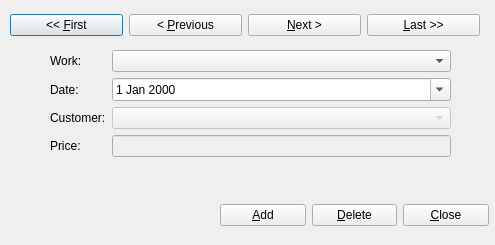
<?xml version="1.0" encoding="UTF-8"?>
<ui version="4.0">
 <class>PaymentDialog</class>
 <widget class="QDialog" name="PaymentDialog">
  <property name="windowModality">
   <enum>Qt::NonModal</enum>
  </property>
  <property name="geometry">
   <rect>
    <x>0</x>
    <y>0</y>
    <width>495</width>
    <height>245</height>
   </rect>
  </property>
  <property name="windowTitle">
   <string>Edit Payments</string>
  </property>
  <property name="windowIcon">
   <iconset resource="../halturka.qrc">
    <normaloff>:/images/payment.png</normaloff>:/images/payment.png</iconset>
  </property>
  <property name="sizeGripEnabled">
   <bool>false</bool>
  </property>
  <property name="modal">
   <bool>false</bool>
  </property>
  <widget class="QWidget" name="horizontalLayoutWidget">
   <property name="geometry">
    <rect>
     <x>10</x>
     <y>10</y>
     <width>470</width>
     <height>31</height>
    </rect>
   </property>
   <layout class="QHBoxLayout" name="horizontalLayout">
    <item>
     <widget class="QPushButton" name="firstButton">
      <property name="text">
       <string>&lt;&lt; &amp;First</string>
      </property>
     </widget>
    </item>
    <item>
     <widget class="QPushButton" name="previousButton">
      <property name="text">
       <string>&lt; &amp;Previous</string>
      </property>
     </widget>
    </item>
    <item>
     <widget class="QPushButton" name="nextButton">
      <property name="text">
       <string>&amp;Next &gt;</string>
      </property>
     </widget>
    </item>
    <item>
     <widget class="QPushButton" name="lastButton">
      <property name="text">
       <string>&amp;Last &gt;&gt;</string>
      </property>
     </widget>
    </item>
   </layout>
  </widget>
  <widget class="QWidget" name="formLayoutWidget_2">
   <property name="geometry">
    <rect>
     <x>50</x>
     <y>50</y>
     <width>401</width>
     <height>141</height>
    </rect>
   </property>
   <layout class="QFormLayout" name="formLayout_2">
    <property name="fieldGrowthPolicy">
     <enum>QFormLayout::AllNonFixedFieldsGrow</enum>
    </property>
    <item row="0" column="0">
     <widget class="QLabel" name="workLabel">
      <property name="text">
       <string>Work:</string>
      </property>
     </widget>
    </item>
    <item row="0" column="1">
     <widget class="QComboBox" name="workComboBox"/>
    </item>
    <item row="1" column="0">
     <widget class="QLabel" name="dateLabel">
      <property name="text">
       <string>Date:</string>
      </property>
     </widget>
    </item>
    <item row="1" column="1">
     <widget class="QDateEdit" name="dateEdit">
      <property name="calendarPopup">
       <bool>true</bool>
      </property>
     </widget>
    </item>
    <item row="2" column="0">
     <widget class="QLabel" name="customerLabel">
      <property name="text">
       <string>Customer:</string>
      </property>
     </widget>
    </item>
    <item row="2" column="1">
     <widget class="QComboBox" name="customerComboBox">
      <property name="enabled">
       <bool>false</bool>
      </property>
     </widget>
    </item>
    <item row="3" column="0">
     <widget class="QLabel" name="priceLabel">
      <property name="text">
       <string>Price:</string>
      </property>
     </widget>
    </item>
    <item row="3" column="1">
     <widget class="QLineEdit" name="priceEdit">
      <property name="enabled">
       <bool>false</bool>
      </property>
     </widget>
    </item>
   </layout>
  </widget>
  <widget class="QWidget" name="horizontalLayoutWidget_2">
   <property name="geometry">
    <rect>
     <x>220</x>
     <y>200</y>
     <width>269</width>
     <height>31</height>
    </rect>
   </property>
   <layout class="QHBoxLayout" name="horizontalLayout_2">
    <item>
     <widget class="QPushButton" name="addButton">
      <property name="text">
       <string>&amp;Add</string>
      </property>
     </widget>
    </item>
    <item>
     <widget class="QPushButton" name="deleteButton">
      <property name="text">
       <string>&amp;Delete</string>
      </property>
     </widget>
    </item>
    <item>
     <widget class="QPushButton" name="closeButton">
      <property name="text">
       <string>&amp;Close</string>
      </property>
     </widget>
    </item>
   </layout>
  </widget>
  <zorder>horizontalLayoutWidget</zorder>
  <zorder>formLayoutWidget_2</zorder>
  <zorder>horizontalLayoutWidget_2</zorder>
  <zorder>workLabel</zorder>
  <zorder>workComboBox</zorder>
 </widget>
 <resources>
  <include location="../halturka.qrc"/>
 </resources>
 <connections/>
</ui>
